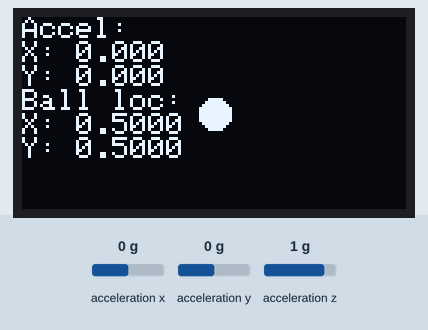
A sketch run on a simulated Arduino Uno, built with avr-gcc and run on an emulated ATmega328P. Shown: 128×64 one-colour display. The inputs (shaded band) are chosen by the test bench; at power-on: acceleration x 0 g, acceleration y 0 g, acceleration z 1 g. What the sketch prints to the serial monitor is not drawn.

Above: at 1.5 s.
1.6 s: acceleration x set to -1.4 g
At 2.8 s:
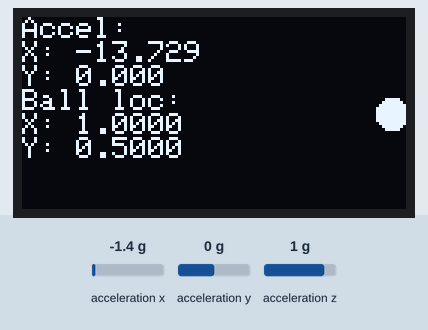
3.8 s: acceleration y set to -0.8 g
At 5.1 s:
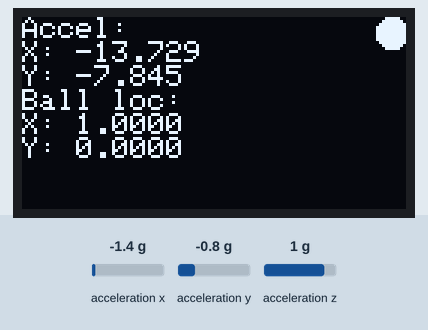
5.5 s: acceleration x set to 0.8 g
At 5.68 s:
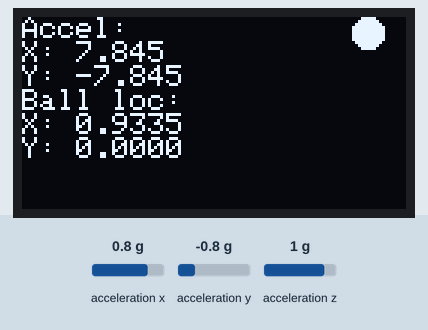
7.1 s: acceleration y set to 0.1 g
At 7.24 s:
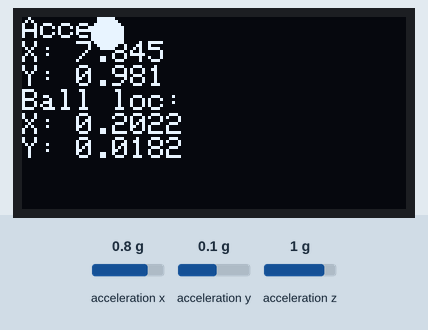
8.6 s: acceleration y set to -1.4 g
At 9.5 s:
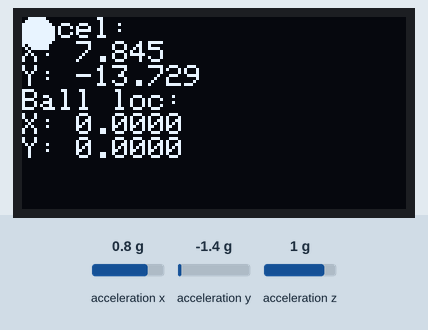
Timing chart, 0 to 11.2 s (numbered marks = the images above; inputs shaded):
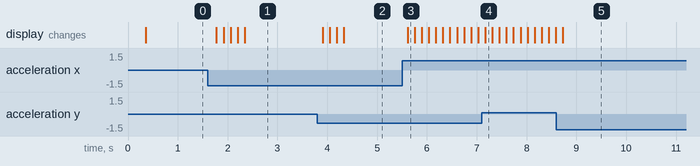

Measured:
- after the input at 1.6 s, the display: first changes after 0.18 s (image 1 shows a later state)
- after the input at 3.8 s, the display: first changes after 0.11 s (image 2 shows a later state)
- after the input at 5.5 s, the display: changes after 0.11 s (image 3)

The sketch:

AccelBallSerialOut.ino
```cpp
/**
 *  Simple example of using accelerometer to move ball
 *
 *  Adafruit Gfx Library:
 *  https://learn.adafruit.com/adafruit-gfx-graphics-library/overview
 *
 *  Adafruit OLED tutorials:
 *  https://learn.adafruit.com/monochrome-oled-breakouts
 *
 *  Adafruit LIS3DH tutorial:
 *  https://learn.adafruit.com/adafruit-lis3dh-triple-axis-accelerometer-breakout
 *
 *  By Jon E. Froehlich
 *  @jonfroehlich
 *  http://makeabilitylab.io
 *
 */

#include <Wire.h>
#include <SPI.h>

// For accelerometer
#include <Adafruit_LIS3DH.h>
#include <Adafruit_Sensor.h>

// For graphics libraries
#include <Adafruit_GFX.h>
#include <Adafruit_SSD1306.h>

#define SCREEN_WIDTH 128 // OLED display width, in pixels
#define SCREEN_HEIGHT 64 // OLED display height, in pixels

// Declaration for an SSD1306 display connected to I2C (SDA, SCL pins)
#define OLED_RESET     4 // Reset pin # (or -1 if sharing Arduino reset pin)
Adafruit_SSD1306 _display(SCREEN_WIDTH, SCREEN_HEIGHT, &Wire, OLED_RESET);

// Used for LIS3DH hardware & software SPI
#define LIS3DH_CS 10
Adafruit_LIS3DH _lis3dh = Adafruit_LIS3DH();

const int DELAY_LOOP_MS = 100; // change to slow down how often to read and graph value
const int MIN_ACCEL_VAL = -32768;
const int MAX_ACCEL_VAL = 32767;

float _x;
float _y;
int _radius = 5;

void setup() {

  Serial.begin(115200);

  // SSD1306_SWITCHCAPVCC = generate display voltage from 3.3V internally
  if (!_display.begin(SSD1306_SWITCHCAPVCC, 0x3D)) { // Address 0x3D for 128x64
    Serial.println(F("SSD1306 allocation failed"));
    for (;;); // Don't proceed, loop forever
  }

  // Clear the buffer
  _display.clearDisplay();
  _display.setTextSize(1);
  _display.setTextColor(WHITE, BLACK);
  _display.setCursor(0, 0);
  _display.println("Screen initialized!");
  _display.display();
  delay(250);

  _display.println("Initializing accelerometer...");
  if (!_lis3dh.begin(0x18)) {   // change this to 0x19 for alternative i2c address
    Serial.println("Couldn't start");
    while (1) yield();
  }
  Serial.println("LIS3DH found!");

  _lis3dh.setRange(LIS3DH_RANGE_2_G);   // 2, 4, 8 or 16 G!

  Serial.print("Range = ");
  Serial.print(2 << _lis3dh.getRange());
  Serial.println("G");

  _x = _display.width() / 2;
  _y = _display.height() / 2;
}

void loop() {

  // clear display, prepare for next render
  _display.clearDisplay();

  // Use Adafruit Sensor Library to get a normalized reading
  // https://learn.adafruit.com/using-the-adafruit-unified-sensor-driver/how-does-it-work
  sensors_event_t event;
  _lis3dh.getEvent(&event);

  // Display the results (acceleration is measured in m/s^2)
  //Serial.println((String)"SENSOR EVENT\tX: " + event.acceleration.x + " Y: " + event.acceleration.y + " Z: " + event.acceleration.z + " m/s^2");

  // Draw values to screen for x, y
  _display.setCursor(0, 0);
  _display.println("Accel:");
  _display.print("X: ");
  _display.println(event.acceleration.x, 3);
  _display.print("Y: ");
  _display.print(event.acceleration.y, 3);

  // set new circle location based on accel
  _x = _x + -event.acceleration.x;
  _y = _y + event.acceleration.y;

  // Check boundaries
  if(_x - _radius < 0){
    _x = _radius;
  }else if(_x + _radius >= _display.width()){
    _x = _display.width() - _radius;
  }

  if(_y - _radius < 0){
    _y = _radius;
  }else if(_y + _radius >= _display.height()){
    _y = _display.height() - _radius;
  }

  // Normalize ball location (in terms of fraction of screen)
  float xFraction = (_x - _radius) / (float)(_display.width() - 2 * _radius);
  float yFraction = (_y - _radius) / (float)(_display.height() - 2 * _radius);

  // Display this normalized location to screen
  _display.println();
  _display.println("Ball loc:");
  _display.print("X: ");
  _display.println(xFraction, 4);
  _display.print("Y: ");
  _display.print(yFraction, 4);

  // Transmit over serial
  Serial.print(xFraction, 4);
  Serial.print(", ");
  Serial.println(yFraction, 4);

  _display.fillCircle(_x, _y, _radius, SSD1306_WHITE);

  // Render buffer to screen
  _display.display();

  if(DELAY_LOOP_MS > 0){
    delay(DELAY_LOOP_MS);
  }
}
```
